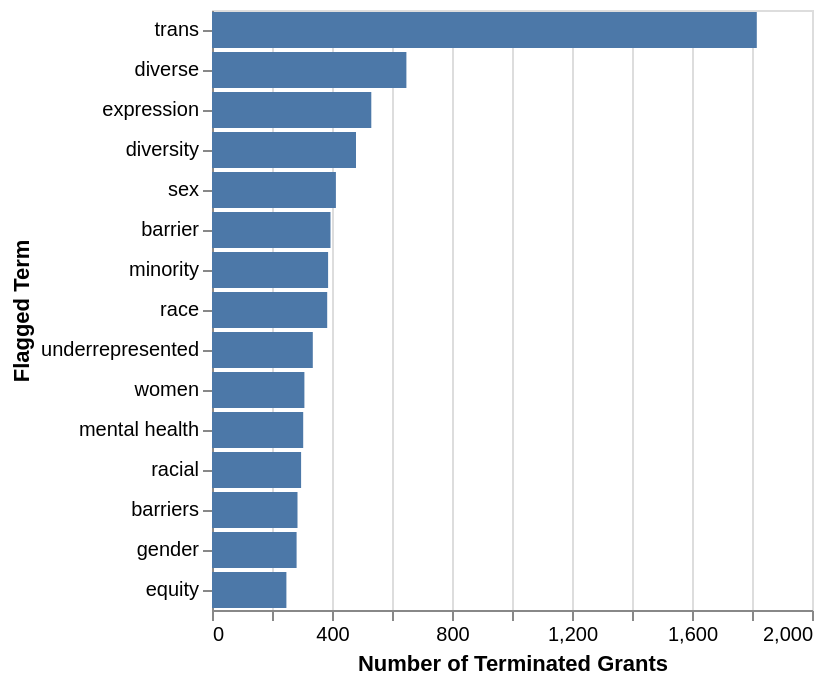

Notebook source saved alongside this figure:
### Markdown cell above
### 1. Who was the funding for, and what do those groups do?

### Code cell
terminated = nih_merged2_with_traits[nih_merged2_with_traits['has_been_terminated'] == True]

words = terminated['flagged_words'].dropna().str.split(',').explode().str.strip()
top_words = words.value_counts().head(15).reset_index()
top_words.columns = ['word', 'count']

chart = alt.Chart(top_words).mark_bar().encode(
    x=alt.X('count:Q', title='Number of Terminated Grants'),
    y=alt.Y('word:N', sort='-x', title='Flagged Term'),
    tooltip=['word', 'count']
)
chart

### Figure 1 — Vega-Lite specification as saved in the notebook (floating-point values rounded to 4 significant figures)
{"config": {"view": {"continuousWidth": 300, "continuousHeight": 300}}, "data": {"name": "data-4106c5d61818e6b79c314f95a3d006ea"}, "mark": {"type": "bar"}, "encoding": {"tooltip": [{"field": "word", "type": "nominal"}, {"field": "count", "type": "quantitative"}], "x": {"field": "count", "title": "Number of Terminated Grants", "type": "quantitative"}, "y": {"field": "word", "sort": "-x", "title": "Flagged Term", "type": "nominal"}}, "$schema": "https://vega.github.io/schema/vega-lite/v6.4.1.json", "datasets": {"data-4106c5d61818e6b79c314f95a3d006ea": [{"word": "trans", "count": 1816}, {"word": "diverse", "count": 648}, {"word": "expression", "count": 531}, {"word": "diversity", "count": 480}, {"word": "sex", "count": 413}, {"word": "barrier", "count": 395}, {"word": "minority", "count": 387}, {"word": "race", "count": 384}, {"word": "underrepresented", "count": 336}, {"word": "women", "count": 308}, {"word": "mental health", "count": 304}, {"word": "racial", "count": 297}, {"word": "barriers", "count": 285}, {"word": "gender", "count": 282}, {"word": "equity", "count": 248}]}}
